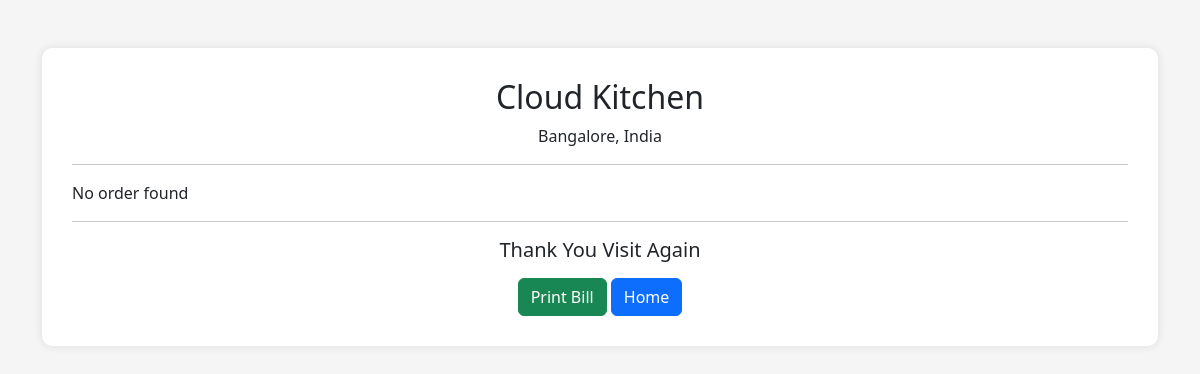
Before: /bill/1 (signed in) with the older database file.
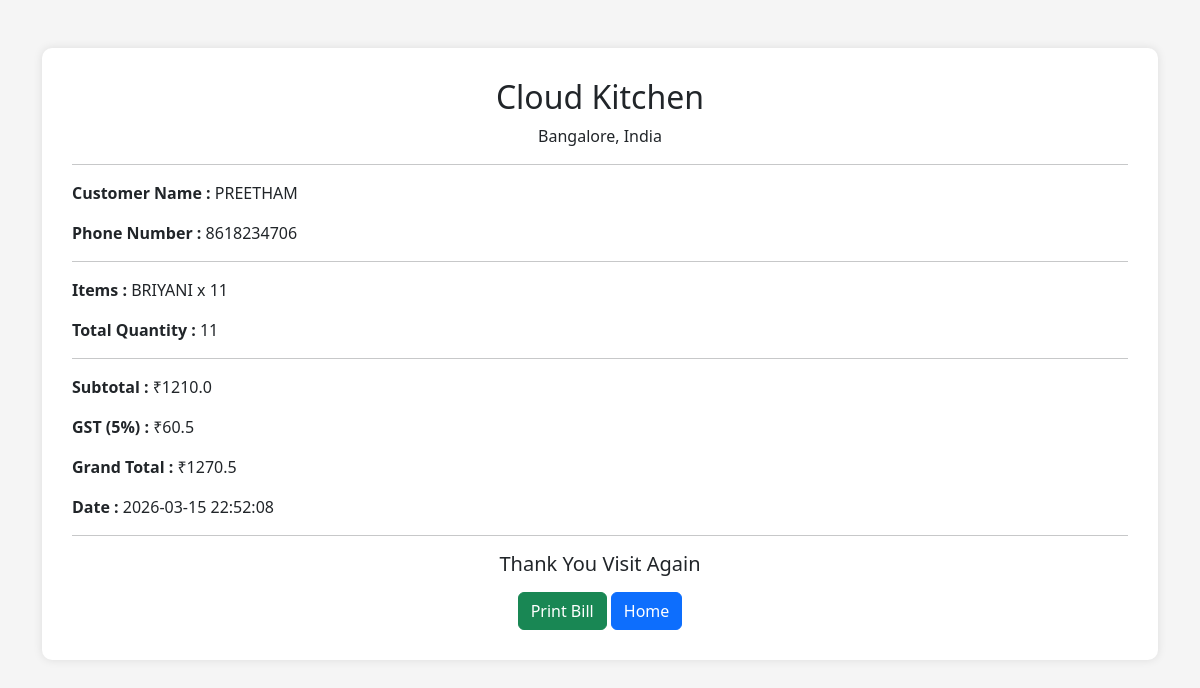
After: the same page with the newer database file.
### tables this page shows
CREATE TABLE orders(
        id INTEGER PRIMARY KEY AUTOINCREMENT,
        customer_name TEXT,
        customer_number TEXT,
        item_name TEXT,
        quantity INTEGER,
        total REAL,
        date TEXT
    );

### app.py (the view)
@app.route("/bill/<int:order_id>")
def bill(order_id):
    display_id = request.args.get("display")
    if not session.get("admin"):
        return redirect("/login")
    conn = sqlite3.connect(DB_PATH)
    cursor = conn.cursor()
    cursor.execute("SELECT * FROM orders WHERE id=?", (order_id,))
    order = cursor.fetchone()
    conn.close()
    if order:
        subtotal = order[5]
        gst = round(subtotal * 0.05, 2)
        total = round(subtotal + gst, 2)
    else:
        gst = 0
        total = 0
    return render_template(
    "bill.html",
    order=order,
    gst=gst,
    total=total,
    display_id=display_id,
    kitchen_name="Cloud Kitchen",
    kitchen_address="Bangalore, India"
)

### templates/bill.html (shortened to what this page needs)
<!DOCTYPE html>
<html>
<head>
<link href="https://cdn.jsdelivr.net/npm/bootstrap@5.3.0/dist/css/bootstrap.min.css" rel="stylesheet">
</head>
<body>
<div class="container mt-5">
<div class="bill-box">
<h2 class="text-center">{{ kitchen_name }}</h2>
<p class="text-center">
{{ kitchen_address }}
</p>
<hr>
{% if order %}
<p><b>Customer Name :</b> {{ order[1] }}</p>
<p><b>Phone Number :</b> {{ order[2] }}</p>
<hr>
<p><b>Items :</b> {{ order[3] }}</p>
<p><b>Total Quantity :</b> {{ order[4] }}</p>
<hr>
<p><b>Subtotal :</b> ₹{{ order[5] }}</p>
<p><b>GST (5%) :</b> ₹{{ gst }}</p>
<p><b>Grand Total :</b> ₹{{ total }}</p>
<p><b>Date :</b> {{ order[6] }}</p>
{% else %}
<p>No order found</p>
{% endif %}
<hr>
<h5 class="text-center">Thank You Visit Again</h5>
<div class="text-center mt-3 no-print">
<button onclick="window.print()" class="btn btn-success">
Print Bill
</button>
<a href="/" class="btn btn-primary">
Home
</a>
</div>
</div>
</div>
</body>
</html>

### templates/bill.html (style rules this page uses)
body { background:#f5f5f5; }
.bill-box { background:white; padding:30px; border-radius:10px; box-shadow:0 0 10px rgba(0,0,0,0.1); }

Changed rows visible on the page:
added orders: customer_name "PREETHAM", customer_number "8618234706", item_name "BRIYANI x 11", quantity "11", total "1210.0", date "2026-03-15 22:52:08"
Other visible differences:
{{ gst }}: (not shown) → "60.5"
{{ total }}: (not shown) → "1270.5"
text no longer shown: "No order found"
text now shown: "Customer Name : Phone Number : Items : Total Quantity : Subtotal : ₹ GST (5%) : ₹ Grand Total : ₹ Date :"
